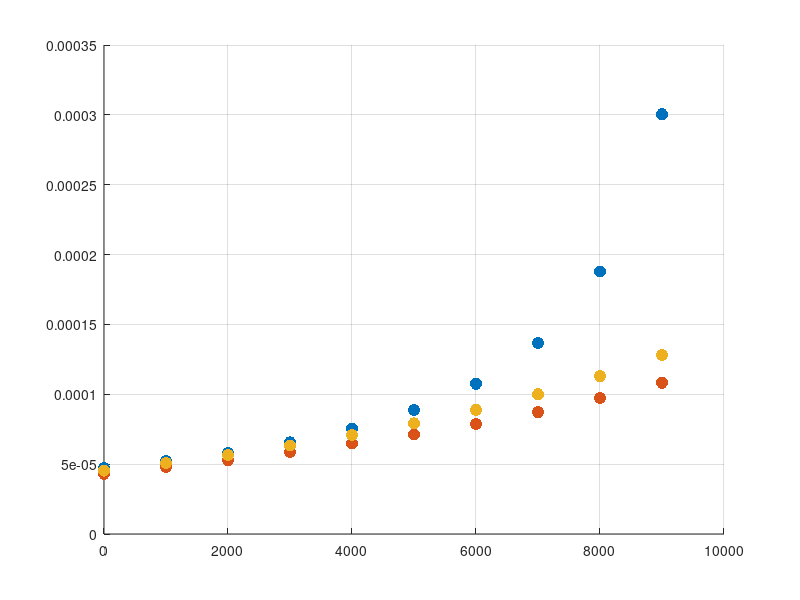

MATLAB code for this plot: (Note: this script raises an error after producing the figure.)
clc,clear;close all;

n = 2;
m = 2;
maxlambda = 10;
latency_priority11 = [];
latency_priority12 = [];
latency_priority21 = [];
latency_priority22 = [];
latency_priority1 = [];
latency_priority2 = [];
latency_nooffloading = [];
latency_nopriority = [];
varphi1_p = [];
varphi2_p = [];
varphi11_p = [];
varphi22_p = [];

lambda = [6000, 0;
          3000, 2000];
lambda_offload = zeros(n);
lambda_i = [sum(lambda(1,:)), sum(lambda(2,:))];
lambda_p = [];
b = [0.6*10^-4, 1.2*10^-4];
b_i(1) = (lambda(1,1)*b(1)+lambda(1,2)*b(2))/lambda_i(1);
b_i(2) = (lambda(2,1)*b(1)+lambda(2,2)*b(2))/lambda_i(2);
rho = zeros(n);

varphi = zeros(n);
varphi_x = linspace(0, 1, 11);
varphi_y = linspace(0, 1, 11);

E_wp1 = zeros(n); %オフロードしたジョブの優先度が低い場合の遅延
E_wp2 = zeros(n); %オフロードしたジョブの優先度が高い場合の遅延
E_wnp = zeros(n); %優先度をつけない場合の遅延
latency1_11 = zeros(11); latency2_11 = zeros(11);
latency1_12 = zeros(11); latency2_12 = zeros(11);
latency1_21 = zeros(11); latency2_21 = zeros(11);
latency1_22 = zeros(11); latency2_22 = zeros(11);
latency1_sum = zeros(11); latency2_sum = zeros(11);
latency_nopriority_sum = zeros(11);
latency_c1 = zeros(11);
latency_c2 = zeros(11);
rho1 = zeros(11);
rho2 = zeros(11);

for i=1:maxlambda
    %lambda(1,1) = 2000;
    %lambda(2,1) = 2000;
    lambda(1,2) = 1000*(i-1);
    %lambda(2,2) = 100*(i-1);
    lambda_i = [sum(lambda(1,:)), sum(lambda(2,:))];

    lambda_p = [lambda_p lambda(1,2)];
    %全てのオフロード組み合わせごとに平均遅延時間を求める
    for l=1:11
        varphi(1,1) = 1-varphi_x(l);
        varphi(1,2) = varphi_x(l);
        for k=1:11
            varphi(2,1) = varphi_y(k);
            varphi(2,2) = 1-varphi_y(k);
    
            % オフロードしないジョブの到着率
            % オフロードするジョブの到着率
            
            % オフロードしないジョブの到着率
            % オフロードするジョブの到着率
            lambda_offload(1,1) = lambda_i(1)*varphi(1,1);
            lambda_offload(1,2) = lambda_i(1)*varphi(1,2);
            lambda_offload(2,1) = lambda_i(2)*varphi(2,1);
            lambda_offload(2,2) = lambda_i(2)*varphi(2,2);
    
            % オフロードしないジョブの利用率
            % オフロードするジョブの利用率
            rho(1,1) = lambda_offload(1,1)*b_i(1);
            rho(1,2) = lambda_offload(1,2)*b_i(1);
            rho(2,1) = lambda_offload(2,1)*b_i(2);
            rho(2,2) = lambda_offload(2,2)*b_i(2);
    
            E_wp1(1,1) = 0.5*(lambda_offload(1,1)*b_i(1)^2 + lambda_offload(2,1)*b_i(2)^2)/(1-rho(1,1));
            E_wp1(1,2) = 0.5*(lambda_offload(1,2)*b_i(1)^2 + lambda_offload(2,2)*b_i(2)^2)/((1-rho(1,2))*(1-rho(1,2)-rho(2,2)));
            E_wp1(2,1) = 0.5*(lambda_offload(1,1)*b_i(1)^2 + lambda_offload(2,1)*b_i(2)^2)/((1-rho(2,1))*(1-rho(2,1)-rho(1,1)));
            E_wp1(2,2) = 0.5*(lambda_offload(1,2)*b_i(1)^2 + lambda_offload(2,2)*b_i(2)^2)/(1-rho(2,2));
            E_wp2(1,1) = 0.5*(lambda_offload(1,1)*b_i(1)^2 + lambda_offload(2,1)*b_i(2)^2)/((1-rho(1,1))*(1-rho(1,1)-rho(2,1)));
            E_wp2(1,2) = 0.5*(lambda_offload(1,2)*b_i(1)^2 + lambda_offload(2,2)*b_i(2)^2)/(1-rho(1,2));
            E_wp2(2,1) = 0.5*(lambda_offload(1,1)*b_i(1)^2 + lambda_offload(2,1)*b_i(2)^2)/(1-rho(2,1));
            E_wp2(2,2) = 0.5*(lambda_offload(1,2)*b_i(1)^2 + lambda_offload(2,2)*b_i(2)^2)/((1-rho(2,2))*(1-rho(1,2)-rho(2,2)));        
            E_wnp(1,1) = 0.5*(lambda_offload(1,1)+lambda_offload(2,1))*((b_i(1)*lambda_offload(1,1)+b_i(2)*lambda_offload(2,1))/(lambda_offload(1,1)+lambda_offload(2,1)))^2/(1-(lambda_offload(1,1)+lambda_offload(2,1))*(b_i(1)*lambda_offload(1,1)+b_i(2)*lambda_offload(2,1))/(lambda_offload(1,1)+lambda_offload(2,1)));
            E_wnp(2,2) = 0.5*(lambda_offload(2,2)+lambda_offload(1,2))*((b_i(2)*lambda_offload(2,2)+b_i(1)*lambda_offload(1,2))/(lambda_offload(2,2)+lambda_offload(1,2)))^2/(1-(lambda_offload(2,2)+lambda_offload(1,2))*(b_i(2)*lambda_offload(2,2)+b_i(1)*lambda_offload(1,2))/(lambda_offload(2,2)+lambda_offload(1,2)));
            
            latency1_11(l,k) = E_wp1(1,1); latency2_11(l,k) = E_wp2(1,1);
            latency1_12(l,k) = E_wp1(1,2); latency2_12(l,k) = E_wp2(1,2);
            latency1_21(l,k) = E_wp1(2,1); latency2_21(l,k) = E_wp2(2,1);
            latency1_22(l,k) = E_wp1(2,2); latency2_22(l,k) = E_wp2(2,2);
            latency1_sum(l,k) = varphi(1,1)*E_wp1(1,1)+varphi(1,2)*E_wp1(1,2)+varphi(2,1)*E_wp1(2,1)+varphi(2,2)*E_wp1(2,2);
            latency2_sum(l,k) = varphi(1,1)*E_wp2(1,1)+varphi(1,2)*E_wp2(1,2)+varphi(2,1)*E_wp2(2,1)+varphi(2,2)*E_wp2(2,2);
            latency_c1(l,k) = E_wnp(1,1);
            latency_c2(l,k) = E_wnp(2,2);
            latency_nopriority_sum(l,k) = varphi(1,1)*E_wnp(1,1)+varphi(2,1)*E_wnp(1,1)+varphi(2,2)*E_wnp(2,2)+varphi(1,2)*E_wnp(2,2);
            if latency1_11(l,k) <= 0
                latency1_11(l,k) = 1;
            end
            if latency1_12(l,k) <= 0
                latency1_12(l,k) = 1;
            end
            if latency1_21(l,k) <= 0
                latency1_21(l,k) = 1;
            end
            if latency1_22(l,k) <= 0
                latency1_22(l,k) = 1;
            end
            if latency2_11(l,k) <= 0
                latency2_11(l,k) = 1;
            end
            if latency2_12(l,k) <= 0
                latency2_12(l,k) = 1;
            end
            if latency2_21(l,k) <= 0
                latency2_21(l,k) = 1;
            end
            if latency2_22(l,k) <= 0
                latency2_22(l,k) = 1;
            end
            if latency_c1(l,k) <= 0
                latency_c1(l,k) = 1;
            end
            if latency_c2(l,k) <= 0
                latency_c2(l,k) = 1;
            end
            if latency1_sum(l,k) <= 0
                latency1_sum(l,k) = 1;
            end
            if latency2_sum(l,k) <= 0
                latency2_sum(l,k) = 1;
            end
            if latency_nopriority_sum(l,k) <= 0
                latency_nopriority_sum(l,k) = 1;
            end
            rho1(l,k) = rho(1);
            rho2(l,k) = rho(2);
        end
    end
    [m1, i1] = min(latency1_11+latency1_22);
    [m2, i2] = min(m1);
    [m11, i11] = min(latency_nopriority_sum);
    [m22, i22] = min(m11);
    varphi1_p = [varphi1_p 0.1*i1-0.1];
    varphi2_p = [varphi2_p 0.1*i2-0.1];
    varphi11_p = [varphi11_p 0.1*i11-0.1];
    varphi22_p = [varphi22_p 0.1*i22-0.1];
    latency_priority11 = [latency_priority11 m2];
    latency_priority12 = [latency_priority12 min(min(latency1_12+latency1_21))];
    latency_priority21 = [latency_priority21 min(min(latency2_11+latency2_22))];
    latency_priority22 = [latency_priority22 min(min(latency2_12+latency2_21))];
    latency_nooffloading = [latency_nooffloading latency_c1(1,1)+latency_c2(1,1)];
    latency_nopriority = [latency_nopriority m22];
    latency_priority1 = [latency_priority1 min(min(latency1_sum))];
    latency_priority2 = [latency_priority2 min(min(latency2_sum))];
end

f1 = figure;f2 = figure; f3=figure;

 figure(f1);
 hold on
 grid on
 scatter(lambda_p, latency_nooffloading(1:maxlambda),75, 'filled', 'blue');
 scatter(lambda_p, latency_priority1(1:maxlambda),75, 'filled', 'red');
 scatter(lambda_p, latency_nopriority(1:maxlambda),75, 'filled', 'yellow');
 scatter(lambda_p, latency_priority11(1:maxlambda),75, 'x', 'green');
 scatter(lambda_p, latency_priority12(1:maxlambda),75, '+', 'magenta');
 ylim([0 inf]);
 xlabel('Number of prioritized jobs'); ylabel('Average latency');
 l1 = legend('Without offloading', 'With priority','Without priority', 'High priority', 'Low priority');
 l1.FontSize = 10;
 hold off

figure(f2);
hold on
scatter(lambda_p, latency_nooffloading(1:maxlambda),100, 'filled', 'blue');
scatter(lambda_p, latency_priority2(1:maxlambda),100, 'filled', 'red');
scatter(lambda_p, latency_priority22(1:maxlambda),100, '+', 'magenta');
scatter(lambda_p, latency_priority21(1:maxlambda),100, 'x', 'green');

xlabel('Arrival rate of \lambda_{12}'); ylabel('Average latency');
l1 = legend('Total latency of unprioritized jobs', 'Total latency of prioritized jobs', 'High priority', 'Low priority');
l1.FontSize = 10;
hold off

figure(f3);
hold on
scatter(lambda_p, varphi1_p(1:maxlambda),70, 'filled', 'blue');
scatter(lambda_p, varphi2_p(1:maxlambda),70, 'x', 'red');
scatter(lambda_p, varphi11_p(1:maxlambda),70, 'filled', 'green');
scatter(lambda_p, varphi22_p(1:maxlambda),70, '+', 'magenta');
ylim([0 1]);
xlabel('Arrival rate of \lambda_{12}'); ylabel('Offload fraction');
l1 = legend('\phi_{12}^{priority*}', '\phi_{21}^{priority*}', '\phi_{12}^{offload*}', '\phi_{21}^{offload*}');
l1.FontSize = 10;
hold offx